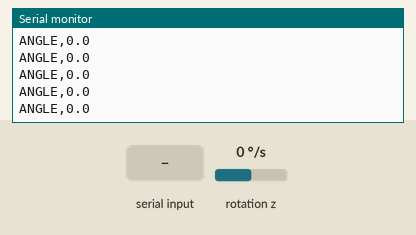
This sketch was run on a simulated Arduino Uno, built with avr-gcc and run on an emulated ATmega328P. On the bench: the last lines printed to the serial monitor. The inputs (shaded band) are chosen by the test bench; at power-on: rotation z 0 °/s.

Above: at 4.2 s.
4.3 s: "r" received over Serial
5.8 s: rotation z set to -192 °/s
At 6.3 s:
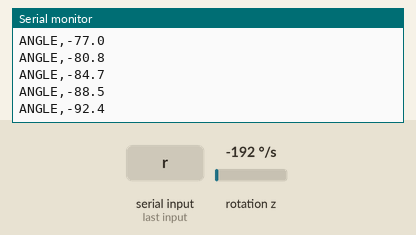
7.3 s: "R" received over Serial
8.8 s: rotation z set to -100 °/s
At 9.8 s:
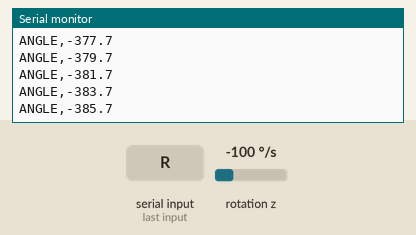
Timing chart, 0 to 11.3 s (numbered marks = the images above; inputs shaded):
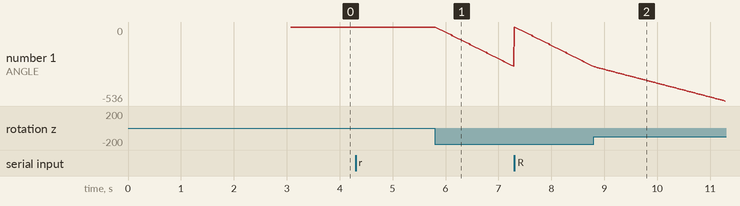

The sketch:

bisi-con.ino
```cpp
#include <LSM6DS3.h>
#include <Wire.h>

// ==================================================
// IMUの設定
// ==================================================

// XIAO nRF52840 Sense内蔵IMU
LSM6DS3 imu(I2C_MODE, 0x6A);


// ==================================================
// 角度計算用の変数
// ==================================================

// 起動後に回転した累積角度
float cumulativeAngleZ = 0.0;

// 静止中に発生するジャイロの誤差
float gyroOffsetZ = 0.0;

// 前回角度を計算した時刻
unsigned long previousCalculationTime = 0;

// 前回シリアルへ送信した時刻
unsigned long previousSendTime = 0;


// ==================================================
// 設定値
// ==================================================

// 角度を計算する間隔
// 10000マイクロ秒 = 10ミリ秒
const unsigned long calculationInterval = 10000UL;

// シリアルへ送信する間隔
// 20000マイクロ秒 = 20ミリ秒
const unsigned long sendInterval = 20000UL;

// この値未満の角速度をノイズとして無視
// 単位：度/秒
const float gyroDeadZone = 1.0;


// ==================================================
// 初期設定
// ==================================================

void setup() {
  Serial.begin(115200);

  // シリアル接続を最大3秒待つ
  unsigned long waitStart = millis();

  while (!Serial && millis() - waitStart < 3000) {
  }

  // IMUを開始
  if (imu.begin() != 0) {
    Serial.println("ERROR: IMUを開始できませんでした");

    while (true) {
      delay(1000);
    }
  }

  Serial.println("IMUを初期化しました");
  Serial.println("補正中は机に置いたまま動かさないでください");

  delay(1000);

  // 静止時のジャイロ誤差を測定
  calibrateGyro();

  cumulativeAngleZ = 0.0;

  // 時刻を初期化
  previousCalculationTime = micros();
  previousSendTime = micros();

  Serial.println("計測開始");
  Serial.println("20msごとに累積角度を送信します");
  Serial.println("rを送信すると角度を0度に戻します");

  // 初期角度
  Serial.println("ANGLE,0.0");
}


// ==================================================
// 繰り返し処理
// ==================================================

void loop() {
  unsigned long currentTime = micros();


  // --------------------------------------------------
  // 10msごとに角度を計算
  // --------------------------------------------------

  if (
    currentTime - previousCalculationTime
    >= calculationInterval
  ) {
    // 実際に経過した時間を秒へ変換
    float deltaTime =
        (currentTime - previousCalculationTime)
        / 1000000.0;

    previousCalculationTime = currentTime;

    // Z軸周りの角速度を取得
    // 単位：度/秒
    float gyroZ = imu.readFloatGyroZ();

    // 静止時の誤差を引く
    gyroZ -= gyroOffsetZ;

    // 小さな揺れやノイズを無視
    if (abs(gyroZ) < gyroDeadZone) {
      gyroZ = 0.0;
    }

    // 累積角度を更新
    //
    // 360度を超えても0度には戻さない
    cumulativeAngleZ += gyroZ * deltaTime;
  }


  // --------------------------------------------------
  // 20msごとに現在の累積角度を送信
  // --------------------------------------------------

  if (
    currentTime - previousSendTime
    >= sendInterval
  ) {
    previousSendTime = currentTime;

    Serial.print("ANGLE,");
    Serial.println(cumulativeAngleZ, 1);
  }


  // --------------------------------------------------
  // シリアルからのリセット命令
  // --------------------------------------------------

  if (Serial.available() > 0) {
    char command = Serial.read();

    if (command == 'r' || command == 'R') {
      cumulativeAngleZ = 0.0;

      Serial.println("RESET,0.0");
      Serial.println("ANGLE,0.0");
    }
  }
}


// ==================================================
// ジャイロの補正
// ==================================================

void calibrateGyro() {
  const int sampleCount = 500;
  float total = 0.0;

  // 約2秒間、静止状態のZ軸角速度を測定
  for (int i = 0; i < sampleCount; i++) {
    total += imu.readFloatGyroZ();
    delay(4);
  }

  // 測定値の平均を補正値として保存
  gyroOffsetZ = total / sampleCount;

  Serial.print("ジャイロ補正値：");
  Serial.println(gyroOffsetZ, 4);
}
```

Measured:
- after the input at 5.8 s, the serial monitor: prints a new line at once (image 1)
- plotted number 1: 0 → -284.6 after the input at 5.8 s
